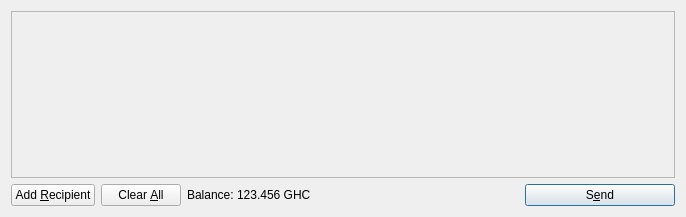
<?xml version="1.0" encoding="UTF-8"?>
<ui version="4.0">
 <class>SendCoinsDialog</class>
 <widget class="QDialog" name="SendCoinsDialog">
  <property name="geometry">
   <rect>
    <x>0</x>
    <y>0</y>
    <width>686</width>
    <height>217</height>
   </rect>
  </property>
  <property name="windowTitle">
   <string>Send Coins</string>
  </property>
  <layout class="QVBoxLayout" name="verticalLayout">
   <item>
    <widget class="QScrollArea" name="scrollArea">
     <property name="widgetResizable">
      <bool>true</bool>
     </property>
     <widget class="QWidget" name="scrollAreaWidgetContents">
      <property name="geometry">
       <rect>
        <x>0</x>
        <y>0</y>
        <width>666</width>
        <height>165</height>
       </rect>
      </property>
      <layout class="QVBoxLayout" name="verticalLayout_2">
       <property name="margin">
        <number>0</number>
       </property>
       <item>
        <layout class="QVBoxLayout" name="entries">
         <property name="spacing">
          <number>6</number>
         </property>
        </layout>
       </item>
       <item>
        <spacer name="verticalSpacer">
         <property name="orientation">
          <enum>Qt::Vertical</enum>
         </property>
         <property name="sizeHint" stdset="0">
          <size>
           <width>20</width>
           <height>40</height>
          </size>
         </property>
        </spacer>
       </item>
      </layout>
     </widget>
    </widget>
   </item>
   <item>
    <layout class="QHBoxLayout" name="horizontalLayout">
     <item>
      <widget class="QPushButton" name="addButton">
       <property name="toolTip">
        <string>Send to multiple recipients at once</string>
       </property>
       <property name="text">
        <string>Add &amp;Recipient</string>
       </property>
       <property name="icon">
        <iconset resource="../bitcoin.qrc">
         <normaloff>:/icons/add</normaloff>:/icons/add</iconset>
       </property>
       <property name="autoDefault">
        <bool>false</bool>
       </property>
      </widget>
     </item>
     <item>
      <widget class="QPushButton" name="clearButton">
       <property name="sizePolicy">
        <sizepolicy hsizetype="Minimum" vsizetype="Fixed">
         <horstretch>0</horstretch>
         <verstretch>0</verstretch>
        </sizepolicy>
       </property>
       <property name="toolTip">
        <string>Remove all transaction fields</string>
       </property>
       <property name="text">
        <string>Clear &amp;All</string>
       </property>
       <property name="icon">
        <iconset resource="../bitcoin.qrc">
         <normaloff>:/icons/remove</normaloff>:/icons/remove</iconset>
       </property>
       <property name="autoRepeatDelay">
        <number>300</number>
       </property>
       <property name="autoDefault">
        <bool>false</bool>
       </property>
      </widget>
     </item>
     <item>
      <layout class="QHBoxLayout" name="horizontalLayout_2">
       <property name="spacing">
        <number>3</number>
       </property>
       <item>
        <widget class="QLabel" name="label">
         <property name="text">
          <string>Balance:</string>
         </property>
        </widget>
       </item>
       <item>
        <widget class="QLabel" name="labelBalance">
         <property name="cursor">
          <cursorShape>IBeamCursor</cursorShape>
         </property>
         <property name="text">
          <string>123.456 GHC</string>
         </property>
         <property name="textInteractionFlags">
          <set>Qt::LinksAccessibleByMouse|Qt::TextSelectableByKeyboard|Qt::TextSelectableByMouse</set>
         </property>
        </widget>
       </item>
      </layout>
     </item>
     <item>
      <spacer name="horizontalSpacer">
       <property name="orientation">
        <enum>Qt::Horizontal</enum>
       </property>
       <property name="sizeHint" stdset="0">
        <size>
         <width>40</width>
         <height>20</height>
        </size>
       </property>
      </spacer>
     </item>
     <item>
      <widget class="QPushButton" name="sendButton">
       <property name="minimumSize">
        <size>
         <width>150</width>
         <height>0</height>
        </size>
       </property>
       <property name="toolTip">
        <string>Confirm the send action</string>
       </property>
       <property name="text">
        <string>S&amp;end</string>
       </property>
       <property name="icon">
        <iconset resource="../bitcoin.qrc">
         <normaloff>:/icons/send</normaloff>:/icons/send</iconset>
       </property>
       <property name="default">
        <bool>true</bool>
       </property>
      </widget>
     </item>
    </layout>
   </item>
  </layout>
 </widget>
 <resources>
  <include location="../bitcoin.qrc"/>
 </resources>
 <connections/>
</ui>
